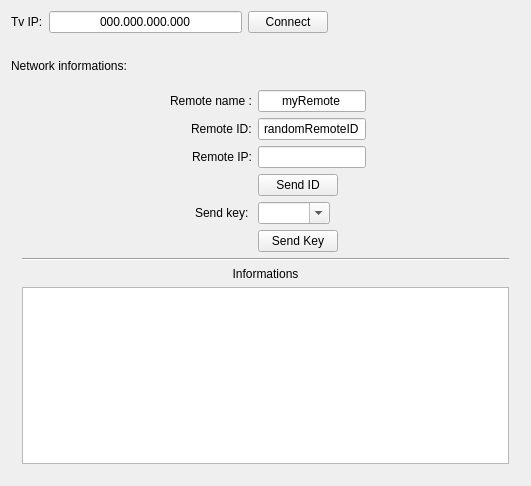
<?xml version="1.0" encoding="UTF-8"?>
<ui version="4.0">
 <class>wdgTvController</class>
 <widget class="QWidget" name="wdgTvController">
  <property name="geometry">
   <rect>
    <x>0</x>
    <y>0</y>
    <width>531</width>
    <height>486</height>
   </rect>
  </property>
  <property name="windowTitle">
   <string>tcpWrite</string>
  </property>
  <layout class="QVBoxLayout" name="verticalLayout">
   <item>
    <layout class="QHBoxLayout" name="horizontalLayout_2">
     <item>
      <widget class="QLabel" name="label_2">
       <property name="text">
        <string>Tv IP:</string>
       </property>
      </widget>
     </item>
     <item>
      <widget class="QLineEdit" name="ctlIP">
       <property name="inputMask">
        <string>000.000.000.000; </string>
       </property>
       <property name="text">
        <string>000.000.000.000</string>
       </property>
       <property name="alignment">
        <set>Qt::AlignCenter</set>
       </property>
      </widget>
     </item>
     <item>
      <widget class="QPushButton" name="btConnect">
       <property name="text">
        <string>Connect</string>
       </property>
      </widget>
     </item>
     <item>
      <spacer name="horizontalSpacer">
       <property name="orientation">
        <enum>Qt::Horizontal</enum>
       </property>
       <property name="sizeHint" stdset="0">
        <size>
         <width>40</width>
         <height>20</height>
        </size>
       </property>
      </spacer>
     </item>
    </layout>
   </item>
   <item>
    <widget class="QLabel" name="lblNetworkInfo">
     <property name="font">
      <font>
       <italic>true</italic>
      </font>
     </property>
     <property name="text">
      <string/>
     </property>
    </widget>
   </item>
   <item>
    <widget class="QLabel" name="label_3">
     <property name="text">
      <string>Network informations: </string>
     </property>
    </widget>
   </item>
   <item>
    <widget class="QWidget" name="widget" native="true">
     <layout class="QVBoxLayout" name="verticalLayout_2">
      <item>
       <layout class="QFormLayout" name="formLayout">
        <property name="fieldGrowthPolicy">
         <enum>QFormLayout::FieldsStayAtSizeHint</enum>
        </property>
        <property name="labelAlignment">
         <set>Qt::AlignRight|Qt::AlignTrailing|Qt::AlignVCenter</set>
        </property>
        <property name="formAlignment">
         <set>Qt::AlignHCenter|Qt::AlignTop</set>
        </property>
        <item row="0" column="0">
         <widget class="QLabel" name="label_5">
          <property name="text">
           <string>Remote name :</string>
          </property>
         </widget>
        </item>
        <item row="0" column="1">
         <widget class="QLineEdit" name="ctlRemoteName">
          <property name="inputMask">
           <string/>
          </property>
          <property name="text">
           <string>myRemote</string>
          </property>
          <property name="alignment">
           <set>Qt::AlignCenter</set>
          </property>
         </widget>
        </item>
        <item row="1" column="0">
         <widget class="QLabel" name="label_7">
          <property name="text">
           <string>Remote ID:</string>
          </property>
         </widget>
        </item>
        <item row="1" column="1">
         <widget class="QLineEdit" name="ctlRemoteID">
          <property name="inputMask">
           <string/>
          </property>
          <property name="text">
           <string>randomRemoteID</string>
          </property>
          <property name="alignment">
           <set>Qt::AlignCenter</set>
          </property>
         </widget>
        </item>
        <item row="2" column="0">
         <widget class="QLabel" name="label_8">
          <property name="text">
           <string>Remote IP:</string>
          </property>
         </widget>
        </item>
        <item row="2" column="1">
         <widget class="QLineEdit" name="ctlRemoteIP">
          <property name="inputMask">
           <string/>
          </property>
          <property name="text">
           <string/>
          </property>
          <property name="alignment">
           <set>Qt::AlignCenter</set>
          </property>
         </widget>
        </item>
        <item row="5" column="1">
         <widget class="QComboBox" name="ctlSendKey">
          <property name="editable">
           <bool>true</bool>
          </property>
         </widget>
        </item>
        <item row="5" column="0">
         <widget class="QLabel" name="label">
          <property name="text">
           <string>Send key: </string>
          </property>
         </widget>
        </item>
        <item row="3" column="1">
         <widget class="QPushButton" name="btSendID">
          <property name="text">
           <string>Send ID</string>
          </property>
         </widget>
        </item>
        <item row="6" column="1">
         <widget class="QPushButton" name="btSendKey">
          <property name="text">
           <string>Send Key</string>
          </property>
         </widget>
        </item>
       </layout>
      </item>
      <item>
       <widget class="Line" name="line">
        <property name="orientation">
         <enum>Qt::Horizontal</enum>
        </property>
       </widget>
      </item>
      <item>
       <widget class="QLabel" name="label_4">
        <property name="text">
         <string>Informations</string>
        </property>
        <property name="alignment">
         <set>Qt::AlignCenter</set>
        </property>
       </widget>
      </item>
      <item>
       <widget class="QPlainTextEdit" name="txtEditInformations"/>
      </item>
     </layout>
    </widget>
   </item>
  </layout>
 </widget>
 <layoutdefault spacing="6" margin="11"/>
 <resources/>
 <connections/>
</ui>
